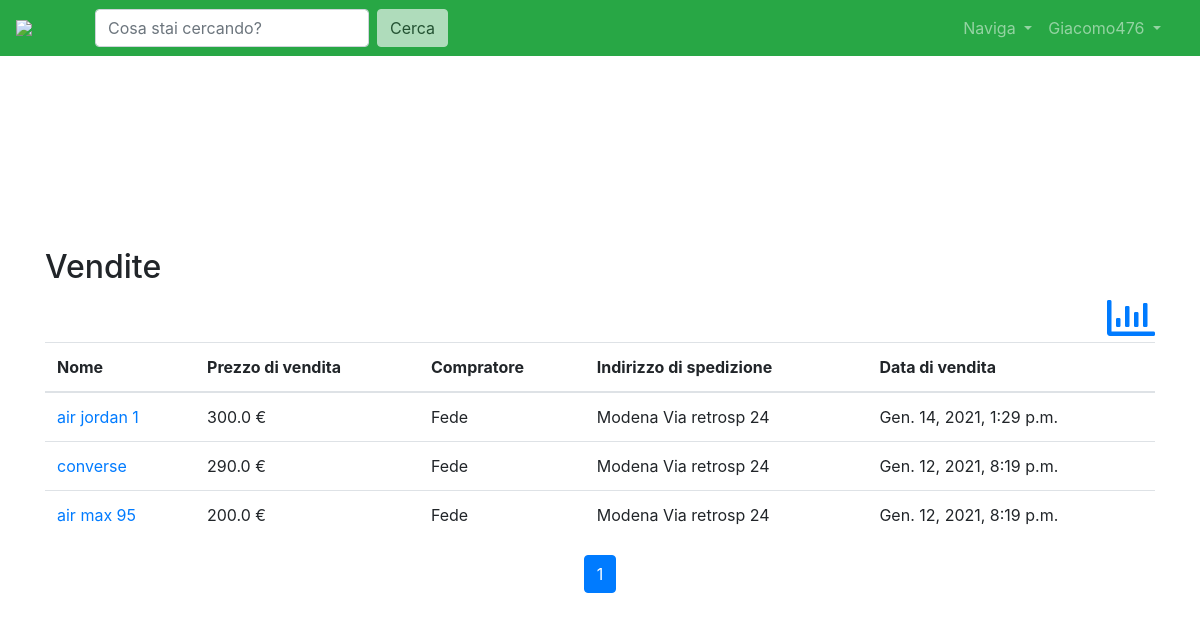
Page /user/Giacomo476/vendite/ (signed in) on the committed database.
### core/models.py (models this page shows, shortened)
class Item(models.Model):
    nome = models.CharField(max_length=100)
    prezzo = models.FloatField(validators = [MinValueValidator(0.0)])
    categoria = models.CharField(choices=CATEGORY_CHOICES, max_length=2)
    slug = AutoSlugField(populate_from='nome', unique=True)   #chiave primaria
    descrizione = models.TextField()
    immagine = models.ImageField()
    tagliaEU = models.FloatField(validators = [MinValueValidator(35.0), MaxValueValidator(47.0)],)
    condizioni = models.CharField(choices=LABEL_CHOICES, max_length=1)
    autore_vendita = models.ForeignKey(User, on_delete=models.CASCADE, related_name="scarpe")
    data = models.DateTimeField(auto_now_add=True) # data in cui avviene l'ordine
    ordered = models.BooleanField(default=False)  # identifica se l'item è  stato acquistato
    compratore = models.CharField (null=True,max_length=50) #identifica chi ha comprato l'item
    address = models.CharField(null=True, max_length=100)
    def get_absolute_url( self ):
        return reverse('item_view', kwargs={'slug': self.slug})

### core/views.py (the view)
# urls.py: path('user/<username>/vendite/', login_required(views.venditeview), name='user-vendite'),
def venditeview (request, username ):
    if request.user.username != username:
        messages.info(request, "Non puoi accedere a questa pagina!")
        return homeview(request)
    user = get_object_or_404(User, username=username)
    items_utente = Item.objects.filter(autore_vendita=user.pk , ordered=True).order_by('-data')
    paginator = Paginator(items_utente, 10)  # Show 3 contacts per page.
    page_number = request.GET.get('page')
    page_obj = paginator.get_page(page_number)
    context = {"user": user, "items_utente": page_obj, "page_obj": page_obj,}
    return render(request, 'core/vendite_utente.html', context)

### core/templates/core/vendite_utente.html (shortened to what this page needs)
{% extends 'base.html' %}
{% load static %}
{% block content %}
    <link rel="stylesheet" type="text/css" href="{% static '/css/homepage.css' %}" />
    <main>
        <div class="mt-5 pt-4">
            <h2>Vendite</h2>
            <a href="{% url 'user-grafico-vendite'  username=request.user.username %}"  class="far fa-chart-bar fa-3x float-right" ></a>
        </div>
    <br>
        <div>
            <table class="table"  id="UserTable">
                <thead>
                <tr>
                    <th> Nome </th>
                    <th> Prezzo di vendita </th>
                    <th> Compratore</th>
                    <th>Indirizzo di spedizione</th>
                    <th>Data di vendita</th>
                </tr>
                </thead>
                <tbody>
                {% for item in items_utente%}
                    <tr>
                        <td><a href="{{item.get_absolute_url }}" >{{item.nome}}</a></td>
                        <td> {{item.prezzo}} € </td>
                        <td>{{ item.compratore }} </td>
                        <td>{{ item.address}} </td>
                        <td>{{ item.data}} </td>
                    </tr>
                {% endfor %}
                </tbody>
            </table>
            <nav class="d-flex justify-content-center wow fadeIn">
                <ul class="pagination pg-blue">
                    <li class="page-item active">
                        <a class="page-link" href="?page={{ page_obj.number }}">{{ page_obj.number }}
                        </a>
                    </li>
                </ul>
            </nav>
        </div>
    </main>
{% endblock content %}

### templates/base.html (shortened to what this page needs)
<!doctype html>
<html lang="it">
<head>
    <link rel="stylesheet" type="text/css" href="https://cdnjs.cloudflare.com/ajax/libs/bootstrap-modal/2.2.6/css/bootstrap-modal.css" />
    <link rel="stylesheet" href="https://pro.fontawesome.com/releases/v5.10.0/css/all.css"/>
    <link rel="stylesheet" href="https://stackpath.bootstrapcdn.com/bootstrap/4.4.1/css/bootstrap.min.css">
    <link rel="stylesheet" type="text/css" href="https://cdn.datatables.net/v/bs4/dt-1.10.21/datatables.min.css" />
</head>
<body>
<nav class="navbar navbar-expand-lg navbar-dark bg-success">
    <a href="/"><img  style="width: 4rem;"  src="https://cdn.discordapp.com/attachments/461535390541807617/748947547728642199/trMpUKW-_400x400.png"></a>
    <div class="collapse navbar-collapse" id="navbarSupportedContent">
        <div class="container">
            <form class="form-inline my-2 my-lg-0" action="{% url 'cerca' %}">
                <input name="q" class="inputCerca form-control mr-sm-2" type="" placeholder="Cosa stai cercando?" aria-label="Search">
                <button class="cerca btn btn-light my-2 my-sm-0" type="submit">Cerca</button>
            </form>
            <ul class="navbar-nav ml-auto">
                <li class="nav-item dropdown">
                    <a class="nav-link dropdown-toggle" href="#" id="navbarDropdown" role="button" data-toggle="dropdown" aria-haspopup="true" aria-expanded="false">
                        Naviga
                    </a>
                </li>
                {% if request.user.is_authenticated %}
                    <li class="nav-item dropdown">
                        <a class="nav-link dropdown-toggle" href="#" id="navbarDropdown" role="button" data-toggle="dropdown" aria-haspopup="true" aria-expanded="false">
                            {{ request.user.username }}
                        </a>
                    </li>
                {% endif %}
            </ul>
        </div>
    </div>
</nav>
<div class="mt-5 pt-4">
</div>
<div class="container">
    <br>
    <br>
    {% block content %}
    {% endblock content %}
</div>
</body>
</html>

### static/css/homepage.css (style rules this page uses)
*,::after,::before { box-sizing:border-box; }
ul { margin-top:0;margin-bottom:1rem; }
a { color:#007bff;text-decoration:none;background-color:transparent; }
img { vertical-align:middle;border-style:none; }
div,span,h3,p,a,img,i,ul,li { margin:0;padding:0;border:0;font-size:100%;font:inherit;vertical-align:baseline; }
ul { list-style:none; }
* { margin:0;padding:0; }
img { float:left; }
img { max-width:100%; }

### rows in the picture
Item: nome "air jordan 1", prezzo "300.0", compratore "Fede", address "Modena Via retrosp 24", data "Gen. 14, 2021, 1:29 p.m."
Item: nome "converse", prezzo "290.0", compratore "Fede", address "Modena Via retrosp 24", data "Gen. 12, 2021, 8:19 p.m."
Item: nome "air max 95", prezzo "200.0", compratore "Fede", address "Modena Via retrosp 24", data "Gen. 12, 2021, 8:19 p.m."

### other values in the picture
{{ request.user.username }} "Giacomo476"
{{ page_obj.number }} "1"
